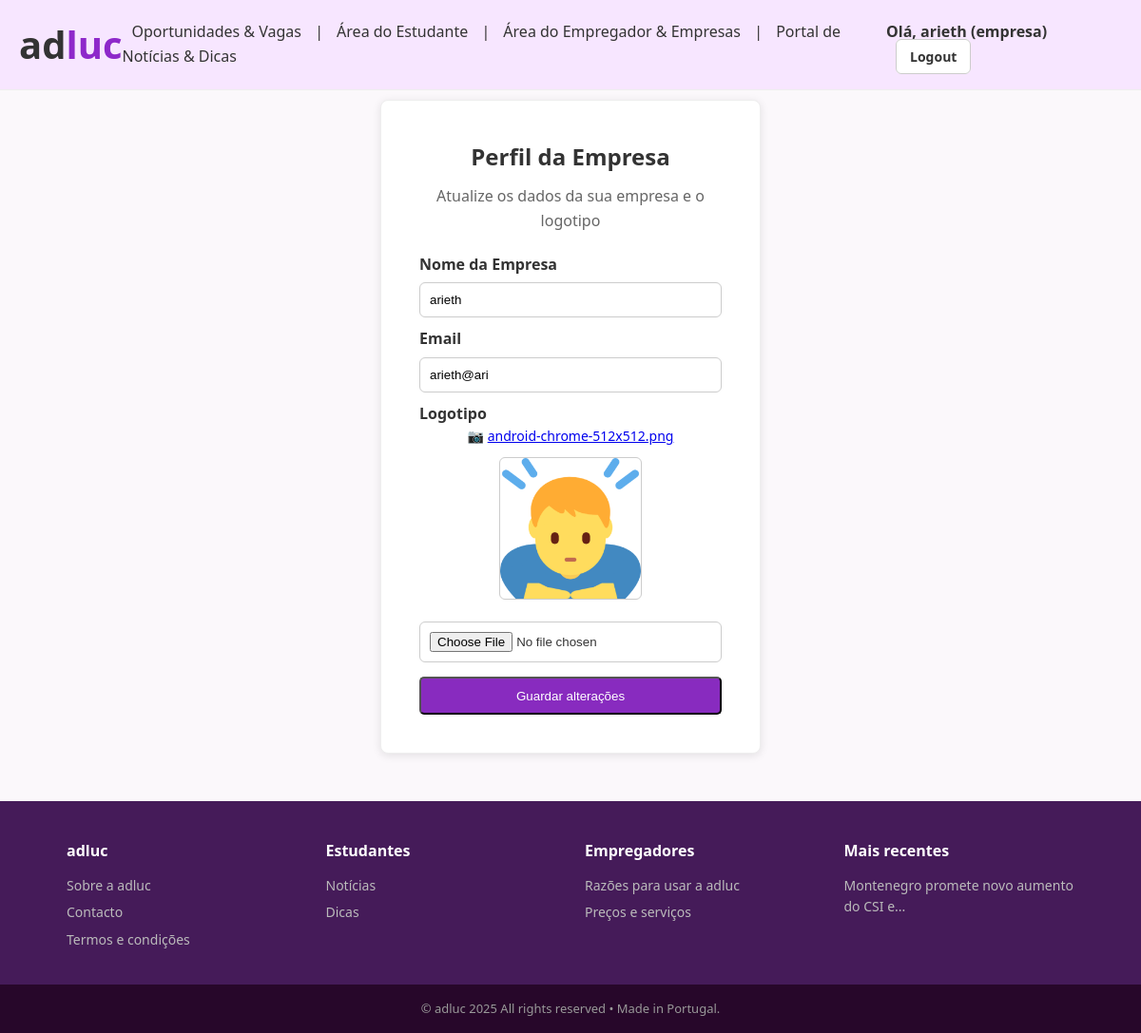
/perfil_empresa (signed in), run on the app's committed database.
### modelos/modelos.py (models this page shows, shortened)
class Utilizador(db.Model):
    __tablename__ = "utilizadores"
    id = db.Column(db.Integer, primary_key=True)
    nome = db.Column(db.String(100), nullable=False)
    email = db.Column(db.String(100), unique=True, nullable=False)
    senha_hash = db.Column(db.String(200), nullable=False)
    tipo = db.Column(db.String(20), nullable=False)  # estudante, empresa, admin
    cv_principal = db.Column(db.String(200), nullable=True)
    nif = db.Column(db.String(20), nullable=True)
    nome_empresa = db.Column(db.String(200), nullable=True)
    codigo_postal = db.Column(db.String(20), nullable=True)
    distrito = db.Column(db.String(100), nullable=True)
    telefone = db.Column(db.String(50), nullable=True)
    logo_empresa = db.Column(db.String(200), nullable=True)

class Publicacao(db.Model):
    __tablename__ = "publicacoes"
    id = db.Column(db.Integer, primary_key=True)
    titulo = db.Column(db.String(200), nullable=False)
    autor_id = db.Column(db.Integer, db.ForeignKey("utilizadores.id"), nullable=False)
    autor = db.relationship("Utilizador", backref="publicacoes", lazy=True)
    data_hora = db.Column(db.DateTime, default=datetime.utcnow)
    foto = db.Column(db.String(200), nullable=True)
    conteudo = db.Column(db.Text, nullable=False)
    tipo = db.Column(db.String(20), default="noticia")  # noticia ou dica

### app.py (the view, shortened to what this page needs)
@app.route("/perfil_empresa", methods=["GET", "POST"], endpoint="pagina_perfil_empresa")
def pagina_perfil_empresa():
    if session.get("tipo") != "empresa":
        return redirect(url_for("login"))
    empresa = Utilizador.query.get_or_404(session["utilizador_id"])
    erro, sucesso = None, False
    return render_template("perfil_empresa.html", empresa=empresa, erro=erro, sucesso=sucesso)

### app.py (called while the page is built)
@app.context_processor
def inject_publicacoes_recentes():
    from modelos.modelos import Publicacao
    recentes = Publicacao.query.order_by(Publicacao.data_hora.desc()).limit(3).all()
    return dict(publicacoes_recentes=recentes)

### templates/perfil_empresa.html (shortened to what this page needs)
{% extends "base.html" %}
{% block conteudo %}
<div class="auth-container">
  <div class="auth-card">
    <h2>Perfil da Empresa</h2>
    <p class="subtexto">Atualize os dados da sua empresa e o logotipo</p>
    <form method="POST" enctype="multipart/form-data" class="auth-form">
      <label>Nome da Empresa</label>
      <input type="text" name="nome" value="{{ empresa.nome }}" required>
      <label>Email</label>
      <input type="email" name="email" value="{{ empresa.email }}" required>
      <label>Logotipo</label>
      {% if empresa.logo_empresa %}
        <p class="cv-info">📷 <a href="{{ url_for('download_cv', filename=empresa.logo_empresa) }}" target="_blank">{{ empresa.logo_empresa }}</a></p>
        <img src="{{ url_for('download_cv', filename=empresa.logo_empresa) }}" alt="Logotipo" style="max-width:150px;margin-bottom:10px;">
      {% else %}
        <p class="cv-info">Nenhum logotipo carregado</p>
      {% endif %}
      <input type="file" name="logo_empresa" accept=".png,.jpg,.jpeg">
      <button type="submit" class="btn btn-azul full">Guardar alterações</button>
    </form>
  </div>
</div>
{% endblock %}

### templates/base.html (shortened to what this page needs)
<!DOCTYPE html>
<html lang="pt">
<head>
  <link rel="stylesheet" href="{{ url_for('static', filename='css/style.css') }}">
</head>
<body class="light">
<header class="site-header">
  <div class="logo">
      <a href="{{ url_for('pagina_inicial') }}" style="text-decoration: none; color:inherit;">
        <span class="logo-ad">ad</span><span class="logo-luc">luc</span>
      </a>
  </div>
<nav class="nav-links" id="nav-menu">
    <a href="{{ url_for('pagina_vagas') }}">Oportunidades & Vagas</a>
    <span> | </span>
    <a href="{{ url_for('pagina_estudante') if session.get('tipo') == 'estudante' else '#' }}">Área do Estudante</a>
    <span> | </span>
    <a href="{{ url_for('pagina_empresa') if session.get('tipo') == 'empresa' else '#' }}">Área do Empregador & Empresas</a>
     <span> | </span>
    <a href="{{ url_for('pagina_conteudos') }}">Portal de Notícias & Dicas</a>
</nav>
  <div class="nav-buttons">
    {% if session.get('utilizador_id') %}
      <span class="user-info">Olá, {{ session.get('nome') }} ({{ session.get('tipo') }})</span>
      <a href="{{ url_for('logout') }}" class="btn btn-outline">Logout</a>
    {% else %}
      <a href="{{ url_for('login') }}" class="btn btn-outline">Iniciar sessão</a>
      <a href="{{ url_for('registo') }}" class="btn btn-azul">Criar conta</a>
    {% endif %}
  </div>
</header>
<main>
  {% block conteudo %}{% endblock %}
</main>
<footer class="site-footer">
  <div class="footer-columns">
    <div class="footer-col">
      <h3 class="footer-logo">adluc</h3>
      <a href="{{ url_for('pagina_sobre') }}">Sobre a adluc</a>
      <a href="{{ url_for('pagina_contactos') }}">Contacto</a>
      <a href="{{ url_for('pagina_termos') }}">Termos e condições</a>
    </div>
    <div class="footer-col">
      <h3>Estudantes</h3>
      <a href="{{ url_for('pagina_noticias') }}">Notícias</a>
      <a href="{{ url_for('pagina_dicas') }}">Dicas</a>
    </div>
    <div class="footer-col">
      <h3>Empregadores</h3>
      <a href="{{ url_for('pagina_razoes') }}">Razões para usar a adluc</a>
      <a href="{{ url_for('pagina_precos') }}">Preços e serviços</a>
    </div>
    <div class="footer-col">
      <h3>Mais recentes</h3>
      {% for pub in publicacoes_recentes %}
        <a href="{{ url_for('detalhe_publicacao', pub_id=pub.id) }}">
          {{ pub.titulo[:40] }}...
        </a>
      {% else %}
        <p style="color:#bbb;font-size:14px;">Sem publicações</p>
      {% endfor %}
    </div>
  </div>
  <div class="footer-bottom">
    © adluc 2025 All rights reserved • Made in Portugal.
  </div>
</footer>
</body>
</html>

### static/css/style.css (style rules this page uses)
html, body { height: 100%; display: flex; flex-direction: column; background: #fbf8fb; }
main { flex: 1; padding: 10px 40px; }
* { margin:0;padding:0;box-sizing:border-box; }
body { font-family:'Segoe UI',Arial,sans-serif;background:#fbf8fb;color:#333;line-height:1.6; }
.site-header { display:flex;justify-content:space-between;align-items:center;padding:15px 20px;background:#f7e6ff;border-bottom:1px solid #eee;position:sticky;top:0;z-index:1000; }
.logo { font-size:40px;font-weight:bold; }
.logo-ad { color:#333; }
.logo-luc { color: #8e28ca; }
.nav-links a { margin:0 12px;color:#333;text-decoration:none;font-weight:500; }
.nav-buttons a { margin-left:10px;text-decoration:none;padding:8px 14px;border-radius:6px;font-weight:600;font-size:14px; }
.btn-outline { border:1px solid #ccc;background:#fff;color:#333; }
.btn-azul { background: #882bbf;color:#fff;border-radius: 5px;height:40px;width:70px; }
.site-footer { background:#451b59;color:#fff;margin-top:40px;padding-top:40px; }
.footer-columns { display:grid;grid-template-columns:repeat(auto-fit,minmax(200px,1fr));gap:30px;max-width:1100px;margin:auto;padding:0 20px 30px; }
.footer-col h3 { margin-bottom:12px;font-size:16px;font-weight:700; }
.footer-logo { font-size:20px;color:#fff; }
.footer-col a { display:block;color:#bbb;margin-bottom:6px;text-decoration:none;font-size:14px; }
.footer-bottom { background:#27072a;color:#999;text-align:center;padding:15px;font-size:13px; }
.auth-container { display:flex;align-items:center;justify-content:center;min-height:70vh; }
.auth-card { background:#fff;border:1px solid #eee;padding:40px;border-radius:8px;box-shadow:0 2px 10px rgba(0,0,0,.1);max-width:400px;width:100%;text-align:center; }
.auth-card h2 { margin-bottom:10px;color:#333; }
.auth-card .subtexto { color:#666;margin-bottom:20px; }
.auth-form label { text-align:left;display:block;font-weight:600;margin-top:10px; }
.auth-form input, .auth-form select { width:100%;padding:10px;margin-top:6px;border:1px solid #ccc;border-radius:6px; }
.auth-form .btn.full { width:100%;margin-top:15px; }
.cv-info { font-size:14px; margin-bottom:10px; color:#666; }
.user-info { margin-right:12px; font-weight:600; color:#333; }
.auth-card img { border:1px solid #ccc; border-radius:6px; background:#fff; }
.nav-links a { margin: 0 10px; color: #333; text-decoration: none; font-weight: 500; }

### data on the page
Utilizador: get "empresa", nome "arieth", email "arieth@ari", logo_empresa "android-chrome-512x512.png", logo_empresa (picture)
Publicacao: titulo "Montenegro promete novo aumento do CSI e"

### other printed values
{{ session.get('nome') }} "arieth"
